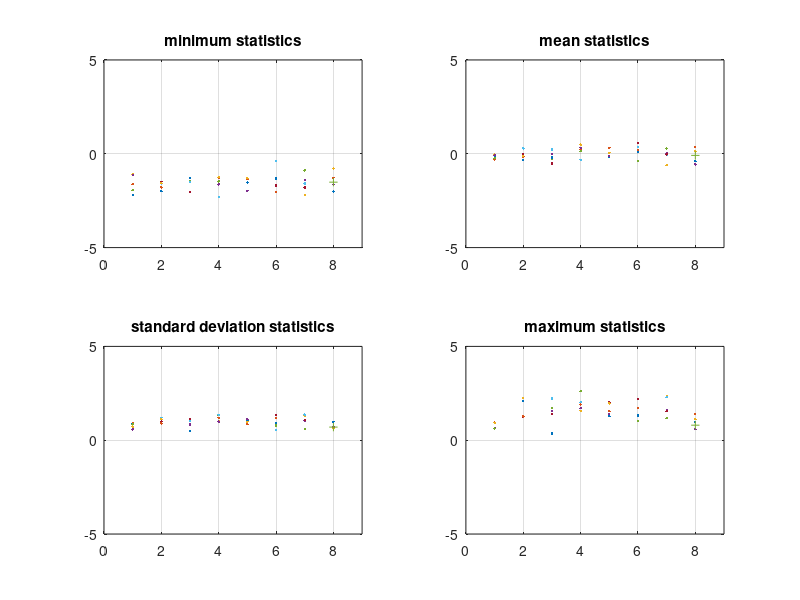

MATLAB code for this plot:
%% initialize 5 Arrays and respective mins, means, stddev, and max
A1 = randn(10,8);
min1 = min(A1)
mean1 = mean(A1)
stddev1 = std(A1)
max1 = max(A1)
A2 = randn(10,8);
min2 = min(A2)
mean2 = mean(A2)
stddev2 = std(A2)
max2 = max(A2)
A3 = randn(10,8);
min3 = min(A3)
mean3 = mean(A3)
stddev3 = std(A3)
max3 = max(A3)
A4 = randn(10,8);
min4 = min(A4)
mean4 = mean(A4)
stddev4 = std(A4)
max4 = max(A4)
A5 = randn(10,8);
min5 = min(A5)
mean5 = mean(A5)
stddev5 = std(A5)
max5 = max(A5)
figure(1)
%% sets as plot in upper left quadrant
subplot(2,2,1)
%% plots all min values in appropriate columns as y-values using 1-8 as x-values.
plot(1,min1(1),1,min2(1),1,min3(1),1,min4(1),1,min5(1),2,min1(2),2,min2(2),2,min3(2),2,min4(2),2,min5(2),3,min1(3),3,min2(3),3,min3(3),3,min4(3),3,min5(3),4,min1(4),4,min2(4),4,min3(4),4,min4(4),4,min5(4),5,min1(5),5,min2(5),5,min3(5),5,min4(5),5,min5(5),6,min1(6),6,min2(6),6,min3(6),6,min4(6),6,min5(6),7,min1(7),7,min2(7),7,min3(7),7,min4(7),7,min5(7),8,min1(8),8,min2(8),8,min3(8),8,min4(8),8,min5(8),'Marker','+');
%% formatting
title('minimum statistics')
axis([0 9 -5 5])
grid on
set(gca,'XTick',[0 2 4 6 8])
set(gca,'YTick',[-5 0 5])
%% same as above for mean statistics
subplot(2,2,2)
plot(1,mean1(1),1,mean2(1),1,mean3(1),1,mean4(1),1,mean5(1),2,mean1(2),2,mean2(2),2,mean3(2),2,mean4(2),2,mean5(2),3,mean1(3),3,mean2(3),3,mean3(3),3,mean4(3),3,mean5(3),4,mean1(4),4,mean2(4),4,mean3(4),4,mean4(4),4,mean5(4),5,mean1(5),5,mean2(5),5,mean3(5),5,mean4(5),5,mean5(5),6,mean1(6),6,mean2(6),6,mean3(6),6,mean4(6),6,mean5(6),7,mean1(7),7,mean2(7),7,mean3(7),7,mean4(7),7,mean5(7),8,mean1(8),8,mean2(8),8,mean3(8),8,mean4(8),8,mean5(8),'Marker','+');
title('mean statistics')
axis([0 9 -5 5])
grid on
set(gca,'XTick',[0 2 4 6 8])
set(gca,'YTick',[-5 0 5])
%% same as above for stddev statistics
subplot(2,2,3)
plot(1,stddev1(1),1,stddev2(1),1,stddev3(1),1,stddev4(1),1,stddev5(1),2,stddev1(2),2,stddev2(2),2,stddev3(2),2,stddev4(2),2,stddev5(2),3,stddev1(3),3,stddev2(3),3,stddev3(3),3,stddev4(3),3,stddev5(3),4,stddev1(4),4,stddev2(4),4,stddev3(4),4,stddev4(4),4,stddev5(4),5,stddev1(5),5,stddev2(5),5,stddev3(5),5,stddev4(5),5,stddev5(5),6,stddev1(6),6,stddev2(6),6,stddev3(6),6,stddev4(6),6,stddev5(6),7,stddev1(7),7,stddev2(7),7,stddev3(7),7,stddev4(7),7,stddev5(7),8,stddev1(8),8,stddev2(8),8,stddev3(8),8,stddev4(8),8,stddev5(8),'Marker','+');
title('standard deviation statistics')
axis([0 9 -5 5])
grid on
set(gca,'XTick',[0 2 4 6 8])
set(gca,'YTick',[-5 0 5])
%% same as above for max statistics
subplot(2,2,4)
plot(1,max1(1),1,max2(1),1,max3(1),1,max4(1),1,max5(1),2,max1(2),2,max2(2),2,max3(2),2,max4(2),2,max5(2),3,max1(3),3,max2(3),3,max3(3),3,max4(3),3,max5(3),4,max1(4),4,max2(4),4,max3(4),4,max4(4),4,max5(4),5,max1(5),5,max2(5),5,max3(5),5,max4(5),5,max5(5),6,max1(6),6,max2(6),6,max3(6),6,max4(6),6,max5(6),7,max1(7),7,max2(7),7,max3(7),7,max4(7),7,max5(7),8,max1(8),8,max2(8),8,max3(8),8,max4(8),8,max5(8),'Marker','+');
title('maximum statistics')
axis([0 9 -5 5])
grid on
set(gca,'XTick',[0 2 4 6 8])
set(gca,'YTick',[-5 0 5])